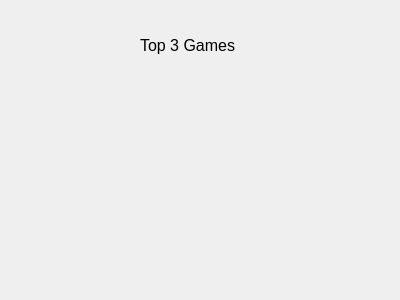
<?xml version="1.0" encoding="UTF-8"?>
<ui version="4.0">
 <class>TopThreeGames</class>
 <widget class="QWidget" name="TopThreeGames">
  <property name="geometry">
   <rect>
    <x>0</x>
    <y>0</y>
    <width>400</width>
    <height>300</height>
   </rect>
  </property>
  <property name="windowTitle">
   <string>Form</string>
  </property>
  <widget class="QLabel" name="label">
   <property name="geometry">
    <rect>
     <x>140</x>
     <y>30</y>
     <width>121</width>
     <height>31</height>
    </rect>
   </property>
   <property name="font">
    <font>
     <pointsize>12</pointsize>
    </font>
   </property>
   <property name="text">
    <string>Top 3 Games</string>
   </property>
  </widget>
 </widget>
 <resources/>
 <connections/>
</ui>
